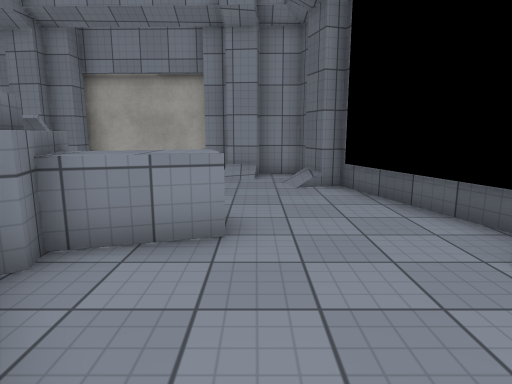
View 1 (above)

15 first-person views from a walk through a Unity game level. The camera is 1.4 m above the floor, tilts 10° down and sees 75° across. The floor is counted in squares, 1 m on a side. Each view is taken from the middle of a square. On the plan, view 1 faces up. The plan holds only what a view shows up to about 15 squares ahead; the rest is blank. The place goes on beyond the plan. The player character is not drawn. Some surface patterns are stand-ins.

View 2
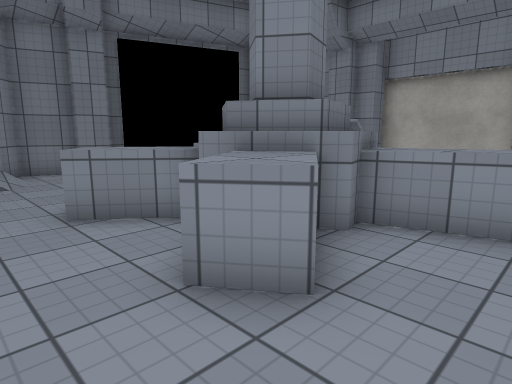

View 3
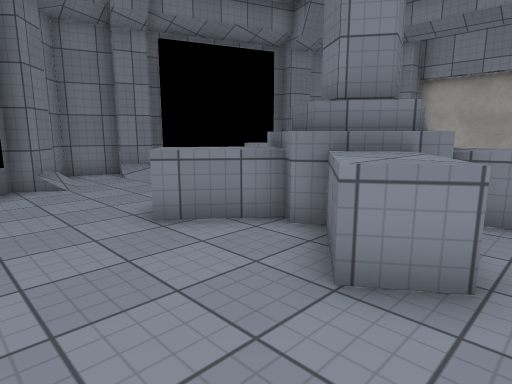

View 4
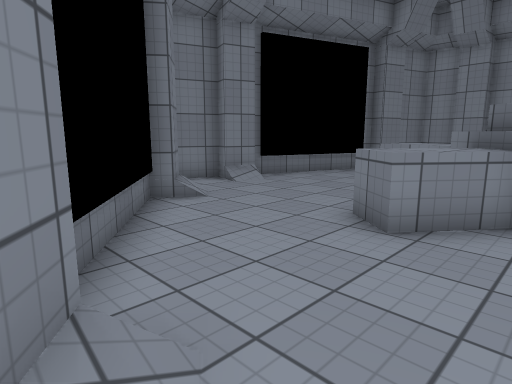

View 5
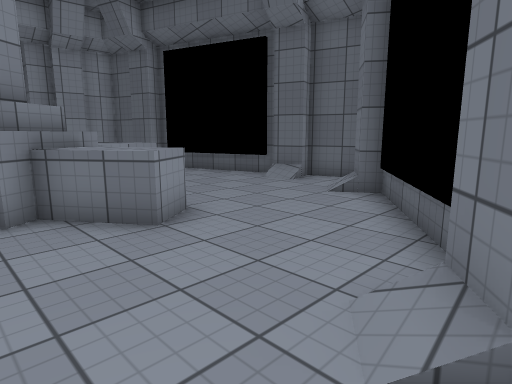

View 6
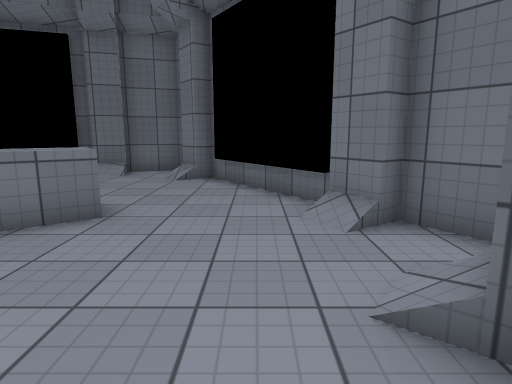

View 7
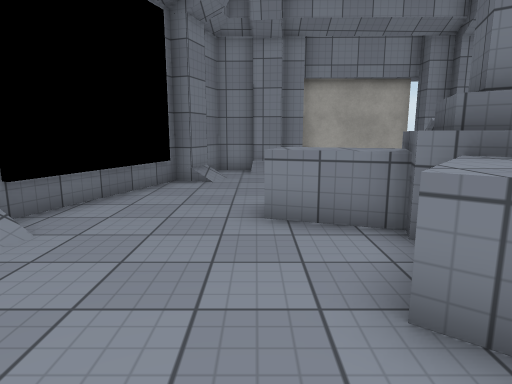

View 8
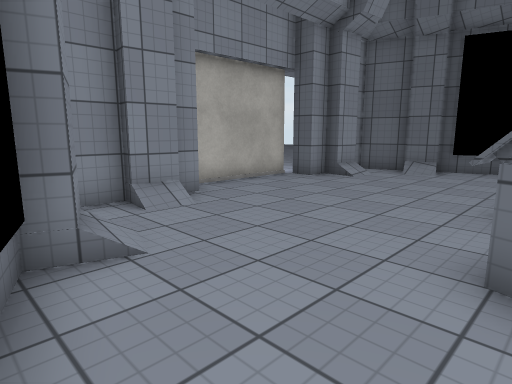

View 9
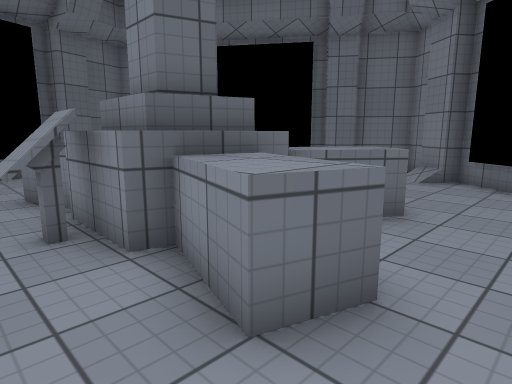

View 10
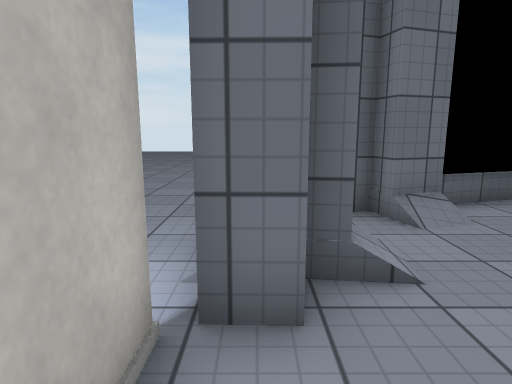

View 11
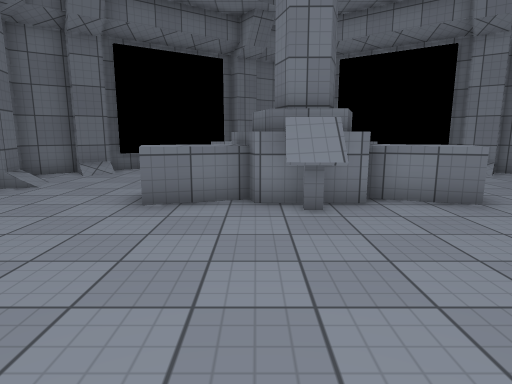

View 12
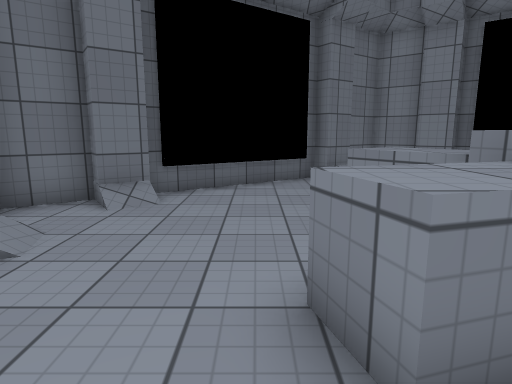

View 13
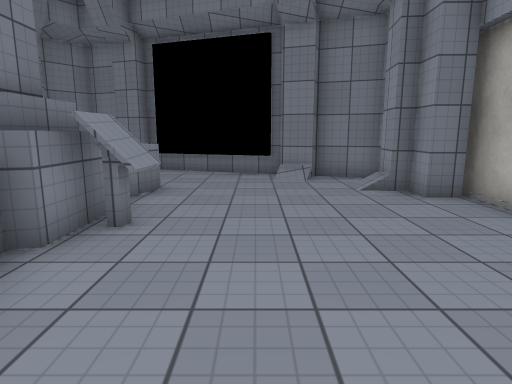

View 14
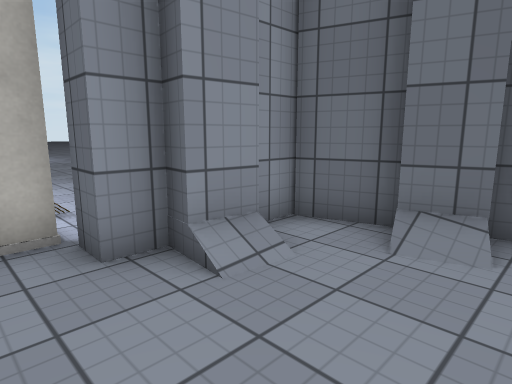

View 15
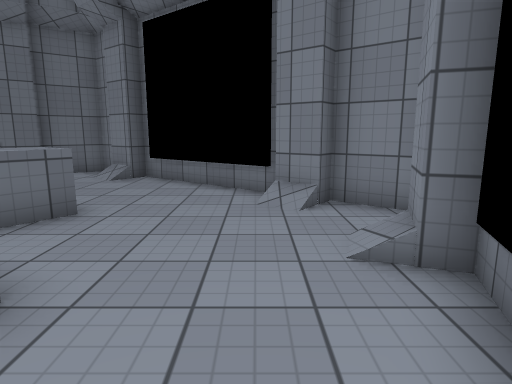

### Floor plan
Key: @ floor where view 1 was taken; # wall or solid block; . floor; / step, stairs or slope; = window, fence, low wall or low ledge; ^ raised ledge; O other object.
Columns run from 13 left of view 1 to 5 right of it. Each row starts with its distance up from view 1.
 14             .....
 13       ##OO# .....
 12    #####....####
 11    #.//.....##.#
 10    #...........#
  9   ##...........##
  8   #.............#
  7  ##.............#
  6  #.......O......##
  5  #...=^^^#^^^....#
  4  #....^^###^^....#
  3 ##......^#^...../##
  2 #......^^^^^......#
  1 #......^..^^......#
  0 ###..........@..###
 -1   ##...........##
 -2    ##........###
 -3     ###.....##
 -4       ##..###
 -5        ####
 -6          #

Where each view was taken, in squares from view 1:
view 1: 0 up, 0 right, facing up
view 2: 1 down, 0 right, facing up-left
view 3: 2 down, 1 left, facing up-left
view 4: 4 down, 4 left, facing up-left
view 5: 4 down, 5 left, facing up-right
view 6: 2 down, 8 left, facing right
view 7: 1 down, 8 left, facing up
view 8: 5 up, 11 left, facing up-right
view 9: 7 up, 9 left, facing down-right
view 10: 12 up, 4 left, facing right
view 11: 12 up, 3 left, facing down
view 12: 7 up, 0 right, facing down
view 13: 8 up, 1 right, facing left
view 14: 8 up, 3 left, facing up-right
view 15: 7 up, 10 left, facing down
